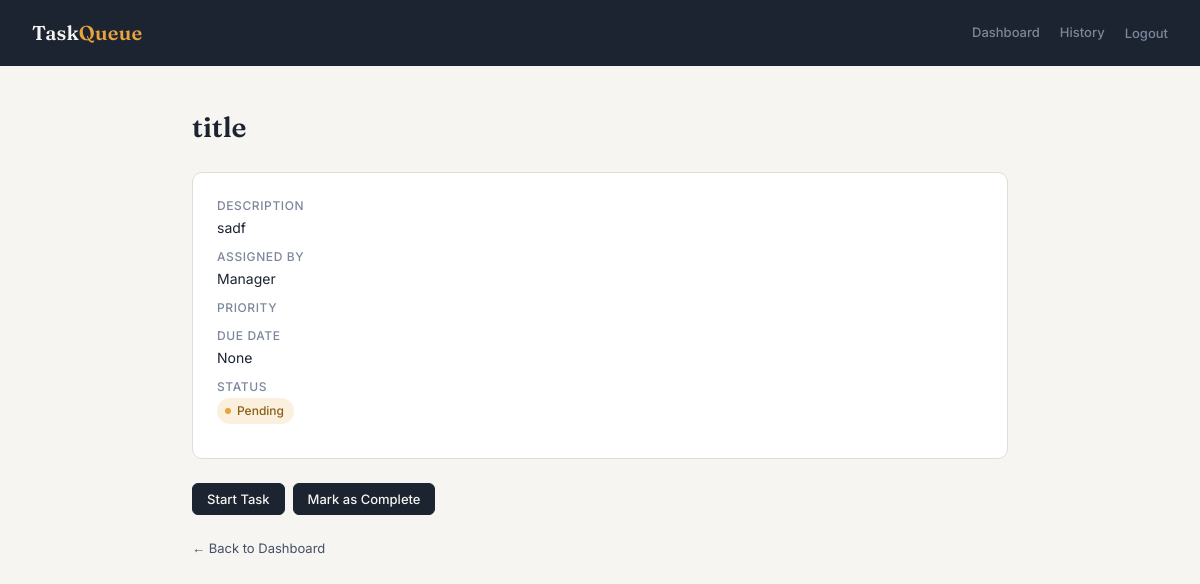
/employee/task/7/ (signed in), run on the app's committed database.
### Employee_Task_ToDo/models.py (models this page shows, shortened)
class Task(models.Model):
    STATUS_CHOICES = (
        ('pending', 'Pending'),
        ('in_progress', 'In Progress'),
        ('completed', 'Completed'),
    )
    title = models.CharField(max_length=200)
    description = models.TextField(blank=True)
    assigned_to = models.ForeignKey(User, related_name='tasks_assigned', on_delete=models.CASCADE)
    assigned_by = models.ForeignKey(User, related_name='tasks_created', on_delete=models.CASCADE)
    status = models.CharField(max_length=11, choices=STATUS_CHOICES, default='pending')
    due_date = models.DateField(null=True, blank=True)
    created_at = models.DateTimeField(auto_now_add=True)
    completed_at = models.DateTimeField(null=True, blank=True)

### Employee_Task_ToDo/views.py (the view)
# urls.py: path('task/<int:task_id>/', views.task_detail, name='task_detail'),
@login_required
def task_detail(request, task_id):
    task = get_object_or_404(Task, id=task_id, assigned_to=request.user)
    return render(request, 'employee_side/task_detail.html', {'task': task})

### templates/employee_side/task_detail.html (shortened to what this page needs)
{% extends 'base.html' %}
{% block content %}
<h2>{{ task.title }}</h2>
<div class="detail-card">
  <div class="detail-field"><strong>Description</strong>{{ task.description }}</div>
  <div class="detail-field"><strong>Assigned By</strong>{{ task.assigned_by.get_full_name|default:task.assigned_by.username }}</div>
  <div class="detail-field"><strong>Priority</strong>{{ task.priority }}</div>
  <div class="detail-field"><strong>Due Date</strong><span class="due">{{ task.due_date }}</span></div>
  <div class="detail-field"><strong>Status</strong><span class="badge {{ task.status }}">{{ task.get_status_display }}</span></div>
</div>
<div class="actions">
  {% if task.status == 'pending' %}
  <form method="post" action="{% url 'employee:mark_task_in_progress' task.id %}">
    <button type="submit">Start Task</button>
  </form>
  {% endif %}
  {% if task.status != 'completed' %}
  <form method="post" action="{% url 'employee:mark_task_complete' task.id %}">
    <button type="submit">Mark as Complete</button>
  </form>
  {% else %}
  <p class="alert">Completed on {{ task.completed_at }}</p>
  {% endif %}
</div>
<a class="back-link" href="{% url 'employee:dashboard' %}">← Back to Dashboard</a>
{% endblock %}

### templates/base.html (style rules this page uses)
:root { --ink: #1B2430; --paper: #F7F5F1; --slate: #445064; --slate-light: #7C879A; --amber: #E8A33D; --sage: #4C8577; --coral: #C1543C; --line: #E1DDD3; --card: #FFFFFF; }
* { box-sizing: border-box; }
body { margin: 0; background: var(--paper); color: var(--ink); font-family: 'Inter', sans-serif; font-size: 15px; line-height: 1.5; }
h1, h2, h3 { font-family: 'Fraunces', serif; font-weight: 600; margin: 0; }
a { color: var(--ink); text-decoration: none; }
h2 { font-size: 28px; margin-bottom: 24px; }
.badge { display: inline-flex; align-items: center; gap: 6px; font-size: 12px; font-weight: 500; padding: 4px 10px 4px 8px; border-radius: 100px; }
.badge::before { content: ''; width: 6px; height: 6px; border-radius: 50%; }
.badge.pending { background: #FBF0DD; color: #8A5F16; }
.badge.pending::before { background: var(--amber); }
button, .btn { font-family: 'Inter', sans-serif; font-size: 13px; font-weight: 500; padding: 7px 14px; border-radius: 6px; border: 1px solid var(--ink); background: var(--ink); color: var(--paper); cursor: pointer; }
form { display: inline; }
.back-link { display: inline-block; margin-top: 24px; font-size: 13px; color: var(--slate); }
.detail-field { margin-bottom: 10px; font-size: 14px; }
.detail-field strong { color: var(--slate-light); font-weight: 500; font-size: 12px; text-transform: uppercase; letter-spacing: 0.05em; display: block; margin-bottom: 2px; }
.detail-card { background: var(--card); border: 1px solid var(--line); border-radius: 10px; padding: 24px; margin-bottom: 24px; }
.actions { display: flex; gap: 8px; margin-top: 20px; }

### data on the page
Task: title "title", description "sadf", assigned_by.get_full_name "Manager", due_date "None", status "Pending"
